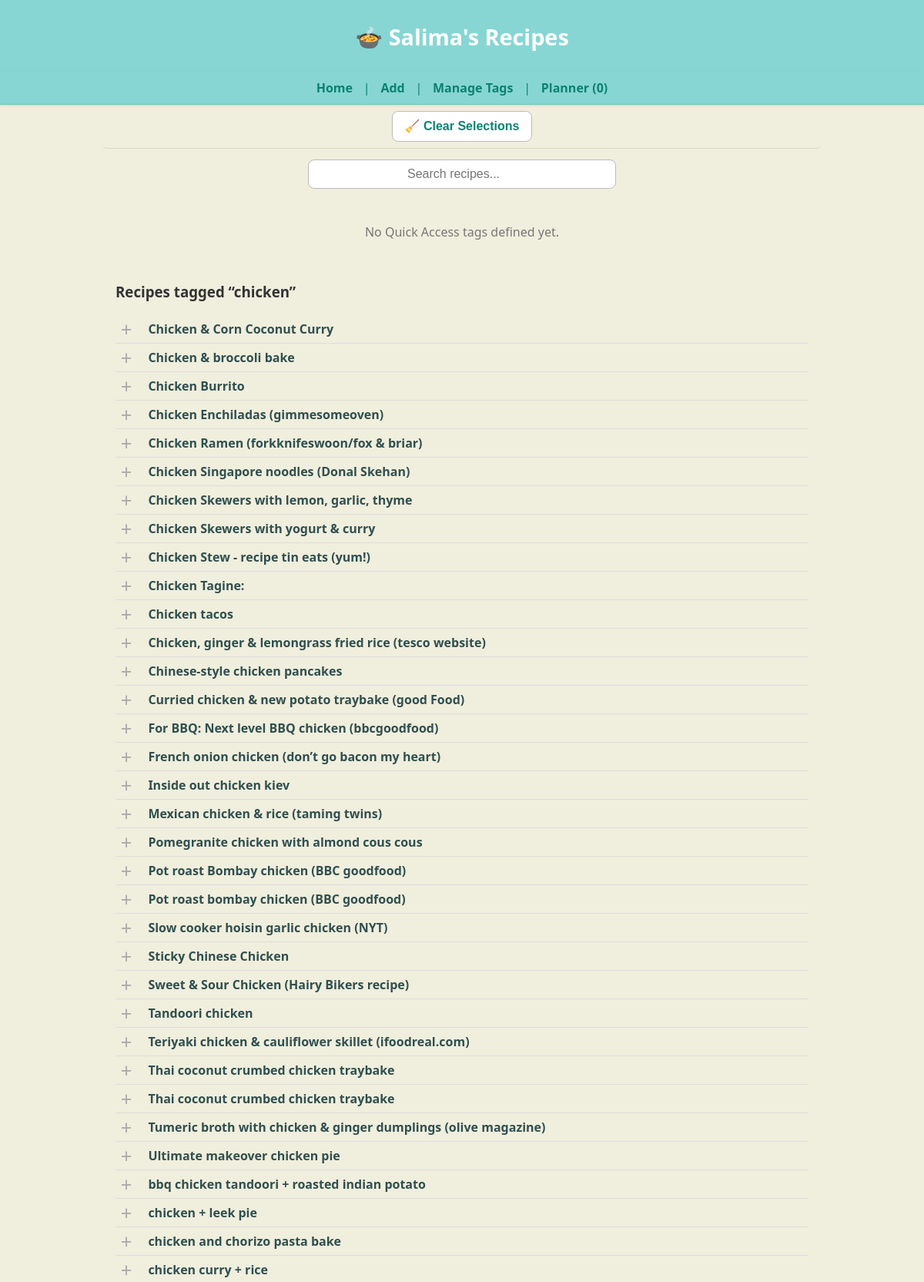
Page /search?tag=chicken (upper part) on the committed database.
### tables this page shows
CREATE TABLE recipes (
    id INTEGER PRIMARY KEY,
    name TEXT,
    ingredients JSON,
    method TEXT,
    tags JSON,
    category TEXT,
    source TEXT,
    linked_recipe TEXT,
    image_url TEXT,
    notes TEXT,
    created_at DATETIME DEFAULT CURRENT_TIMESTAMP,
    updated_at DATETIME DEFAULT CURRENT_TIMESTAMP
);

### app.py (the view)
@app.route("/search")
def search():
    q = request.args.get("q", "").strip()
    tag = request.args.get("tag", "").strip()
    results = []
    with get_conn() as conn:
        c = conn.cursor()
        if q:
            c.execute("""
                SELECT id, name, ingredients, tags
                FROM recipes
                WHERE name LIKE ? OR ingredients LIKE ? OR tags LIKE ?
                ORDER BY name
            """, (f"%{q}%", f"%{q}%", f"%{q}%"))
        elif tag:
            c.execute("""
                SELECT id, name, ingredients, tags
                FROM recipes
                WHERE tags LIKE ?
                ORDER BY name
            """, (f"%{tag}%",))
        else:
            c.execute("SELECT id, name, ingredients, tags FROM recipes ORDER BY name")
        results = c.fetchall()
        tag_cloud = get_tag_cloud()
    return render_template(
        "index.html",
        recipes=results,
        tag_cloud=tag_cloud,
        default_tag=tag or q or "Results"
    )

### app.py (called while the page is built)
@app.teardown_appcontext
def close_connection(exception):
    db = getattr(g, "_database", None)
    if db is not None:
        db.close()

def get_conn():
    return sqlite3.connect(DB_PATH)

### templates/index.html (shortened to what this page needs)
{% extends "base.html" %}
{% block content %}
<main class="homepage">
<section class="search-section">
  <form action="{{ url_for('search') }}" method="get" class="search-form">
    <input type="text" name="q" placeholder="Search recipes..." class="search-input">
  </form>
</section>
<section class="quick-tags">
  {% if quick_access %}
    {% for tag in quick_access %}
      <form action="{{ url_for('search') }}" method="get" class="tag-form">
        <input type="hidden" name="tag" value="{{ tag }}">
        <button type="submit" class="tag-btn">{{ tag }}</button>
      </form>
    {% endfor %}
  {% else %}
    <p style="text-align:center; color:#777;">No Quick Access tags defined yet.</p>
  {% endif %}
</section>
  <section class="recipe-listing">
    <h3>Recipes tagged “{{ default_tag }}”</h3>
    {% for r in recipes %}
      <div class="recipe-row">
        <button class="select-dish-btn"
                data-id="{{ r[0] }}"
                data-name="{{ r[1] }}"></button>
        <a href="{{ url_for('recipe_detail', recipe_id=r[0]) }}">
          <strong>{{ r[1] }}</strong>
        </a>
      </div>
    {% endfor %}
  </section>
</main>
{% endblock %}

### static/style.css (style rules this page uses)
:root { --brand: #87d6d4; --brand-dark: #0a8274; --background: #f0eedd; }
body { font-family: "Segoe UI", Helvetica, Arial, sans-serif; background: var(--background); color: #333; margin: 0; padding: 0; }
main { background: var(--background); max-width: 100%; margin: 0; padding: 0; box-shadow: none; border: none; }
a { color: var(--brand-dark); text-decoration: none; transition: color 0.2s ease; }
form input, form textarea { width: 100%; padding: 0.5rem; margin: 0.5rem 0 1rem 0; border: 1px solid #ccc; border-radius: 4px; font-size: 1rem; }
button { background: var(--brand); color: white; border: none; padding: 0.6rem 1.2rem; font-size: 1rem; border-radius: 4px; cursor: pointer; transition: background 0.2s ease; }
.recipe-row { display: flex; align-items: center; gap: 0.5rem; padding: 0.25rem 0; border-bottom: 1px solid #ddd; }
.recipe-row a { flex: 1; color: #2f4f4f; text-decoration: none; }
.select-dish-btn { background: transparent; border: none; outline: none; cursor: pointer; width: 1.6rem; height: 1.6rem; display: flex; align-items: center; justify-content: center; }
.select-dish-btn::before { content: "+"; color: #aaa; font-size: 1.6rem; transition: color 0.25s ease, transform 0.2s ease, opacity 0.2s ease; }
.search-section { text-align: center; margin: 0.4rem 0 0.6rem; }
.search-input { width: 100%; max-width: 720px; padding: 0.55rem 1rem; font-size: 1rem; border-radius: 8px; border: 1px solid #bbb; background: #fff; box-sizing: border-box; }
main.homepage { max-width: 900px; margin: 0 auto; padding: 0 1rem 1rem; background: var(--background); border: none; box-shadow: none; }
.search-section { margin: 0.2rem 0 0.4rem; padding: 0; text-align: center; }
.search-input { width: 100%; max-width: 400px; padding: 0.55rem 8rem; font-size: 1rem; border-radius: 8px; border: 1px solid #bbb; background: #fff; }
.quick-tags { display: flex; justify-content: center; flex-wrap: wrap; gap: 0.5rem; margin: 0.4rem 0 0.8rem; }
.homepage .quick-tags { position: sticky; top: 5.4rem; z-index: 80; background: var(--background); padding: 0.4rem 0.5rem; border-radius: 6px; }
.select-dish-btn { all: unset; display: inline-flex; align-items: center; justify-content: center; width: 28px; height: 28px; cursor: pointer; vertical-align: middle; margin-right: 0.4rem; background: none !important; border: none !important; box-shadow: none !important; }

### rows in the picture
recipes: name "Chicken & Corn Coconut Curry"
recipes: name "Chicken & broccoli bake"
recipes: name "Chicken Burrito"
recipes: name "Chicken Enchiladas (gimmesomeoven)"
recipes: name "Chicken Ramen (forkknifeswoon/fox & briar)"
recipes: name "Chicken Singapore noodles (Donal Skehan)"
recipes: name "Chicken Skewers with lemon, garlic, thyme"
recipes: name "Chicken Skewers with yogurt & curry"
recipes: name "Chicken Stew - recipe tin eats (yum!)"
recipes: name "Chicken Tagine:"
recipes: name "Chicken tacos"
recipes: name "Chicken, ginger & lemongrass fried rice (tesco website)"
recipes: name "Chinese-style chicken pancakes"
recipes: name "Curried chicken & new potato traybake (good Food)"
recipes: name "For BBQ: Next level BBQ chicken (bbcgoodfood)"
recipes: name "French onion chicken (don’t go bacon my heart)"
recipes: name "Inside out chicken kiev"
recipes: name "Mexican chicken & rice (taming twins)"
recipes: name "Pomegranite chicken with almond cous cous"
recipes: name "Pot roast Bombay chicken (BBC goodfood)"
recipes: name "Pot roast bombay chicken (BBC goodfood)"
recipes: name "Slow cooker hoisin garlic chicken (NYT)"
recipes: name "Sticky Chinese Chicken"
recipes: name "Sweet & Sour Chicken (Hairy Bikers recipe)"
recipes: name "Tandoori chicken"
recipes: name "Teriyaki chicken & cauliflower skillet (ifoodreal.com)"
recipes: name "Thai coconut crumbed chicken traybake"
recipes: name "Thai coconut crumbed chicken traybake"
recipes: name "Tumeric broth with chicken & ginger dumplings (olive magazine)"
recipes: name "Ultimate makeover chicken pie"
recipes: name "bbq chicken tandoori + roasted indian potato"
recipes: name "chicken + leek pie"
recipes: name "chicken and chorizo pasta bake"
recipes: name "chicken curry + rice"

### other values in the picture
{{ default_tag }} "chicken"
